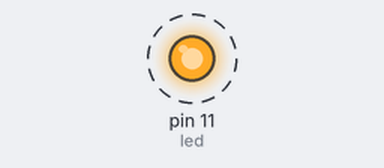
Bench run of a program on a simulated Raspberry Pi (header pin numbers). Shown: output pins drawn as LEDs (lit = HIGH). Dashed ring = blinking.

Above: at 0.15 s.
Timing chart, 0 to 3.0 s (numbered marks = the images above):
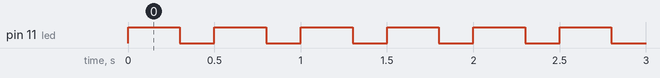

Measured:
- by itself, pin 11 (led): alternates HIGH for 0.30 s and LOW for 0.20 s

The program:

blink.py
```python
import RPi.GPIO as GPIO
import time

# Setting Numbering Declaration
GPIO.setmode(GPIO.BOARD)

# Declare Pins
led = 11

# Set Pin Modes
GPIO.setup(led, GPIO.OUT)

on_time = 0.3
off_time = 0.2


# Blink every second
while True:
	GPIO.output(led, GPIO.HIGH)
	time.sleep(on_time)
	GPIO.output(led, GPIO.LOW)
	time.sleep(off_time)
```
